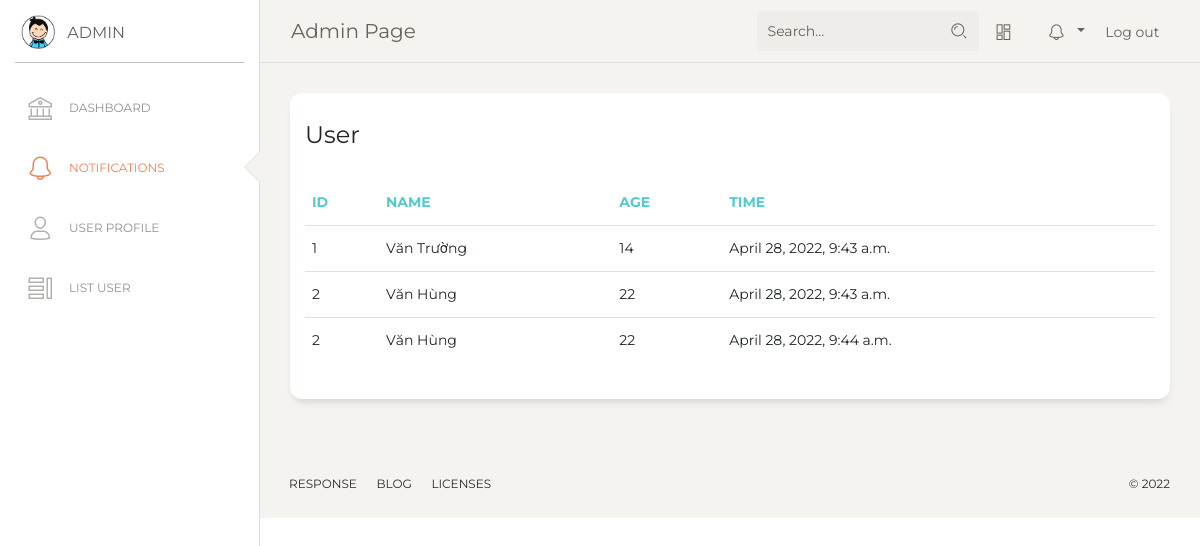
Screenshot of /home/notification (signed in) with the database file from the repository.
### home/models.py (models this page shows)
class People(models.Model):
    ID = models.IntegerField(primary_key=True, null=False, default=0)
    Name = models.CharField(max_length=100,null=True)
    Age = models.IntegerField(null=True)
    Gender = models.IntegerField(null=True)
    RFID = models.CharField(max_length=15,null=True)
    RoleID = models.IntegerField(null=True)

class TimeRecord(models.Model):
    people = models.ForeignKey(People, on_delete=models.CASCADE)
    time = models.DateTimeField(null=False,default=datetime.datetime.now())

### home/views.py (the view)
# urls.py: path('home/notification', views.listNotification, name='notification')
def listNotification(request):
    if(request.session['role_id']):
        timerecord = TimeRecord.objects.all()
    else:
        timerecord = TimeRecord.objects.filter(people_id= request.session['people_id'])
    list =[]
    for i in timerecord:
        p = People.objects.get(pk=i.people_id)
        list.append({'ID':p.ID,"Name":p.Name,"Age":p.Age,"Time":i.time})
        print(i.time)
    return render(request, 'notification/notification.html', {"people": list})

### templates/notification/notification.html
{% extends 'home/base.html'%}
{% load static%}
 {% block sidebarblock%}
 <div class="sidebar-wrapper">
       <ul class="nav">
          <li>
            <a href="./dashboard">
              <i class="nc-icon nc-bank"></i>
              <p>Dashboard</p>
            </a>
          </li>
          <li class="active">
            <a href="{% url 'home:notification' %}">
              <i class="nc-icon nc-bell-55"></i>
              <p>Notifications</p>
            </a>
          </li>
          <li >
            <a href="{% url 'home:detail' request.session.people_id %}">
              <i class="nc-icon nc-single-02"></i>
              <p>User Profile</p>
            </a>
          </li>
          {% if request.session.role_id == 1 %}
          <li >
            <a href="{% url 'home:tablelist' %}">
              <i class="nc-icon nc-tile-56"></i>
              <p>List User </p>
            </a>
          </li>
          {% endif%}
        </ul>
      </div>
          {% endblock %}
{% block contentblock%}
<div class="content">
        <div class="row">
          <div class="col-md-12">
            <div class="card">
              <div class="card-header">
                <h4 class="card-title">User</h4>
              </div>
              <div class="card-body">
                <div class="table-responsive">
                  <table class="table">
                    <thead class=" text-primary">
                      <th>
                        ID
                      </th>
                      <th>
                        Name
                      </th>
                      <th>
                        Age
                      </th>
                      <th >
                        Time
                      </th>
                    </thead>
                    <tbody>
                    {% for item in people%}
                      <tr>
                        <td>
                          {{item.ID}}
                        </td>
                        <td>
                          {{item.Name}}
                        </td>
                        <td>
                          {{item.Age}}
                        </td>
                        <td>
                          {{item.Time}}
                        </td>
                      </tr>
                    {% endfor%}
                    </tbody>
                  </table>
                </div>
              </div>
            </div>
          </div>
        </div>
      </div>
    {% endblock %}

### rows the page displays
People: Name "Văn Trường"
TimeRecord: Time "April 28, 2022, 9:43 a.m."
People: Name "Văn Hùng" "Văn Hùng"
TimeRecord: Time "April 28, 2022, 9:43 a.m."
TimeRecord: Time "April 28, 2022, 9:44 a.m."

### other values shown
{{ item.ID }} "1" "2" "2"
{{ item.Age }} "14" "22" "22"
